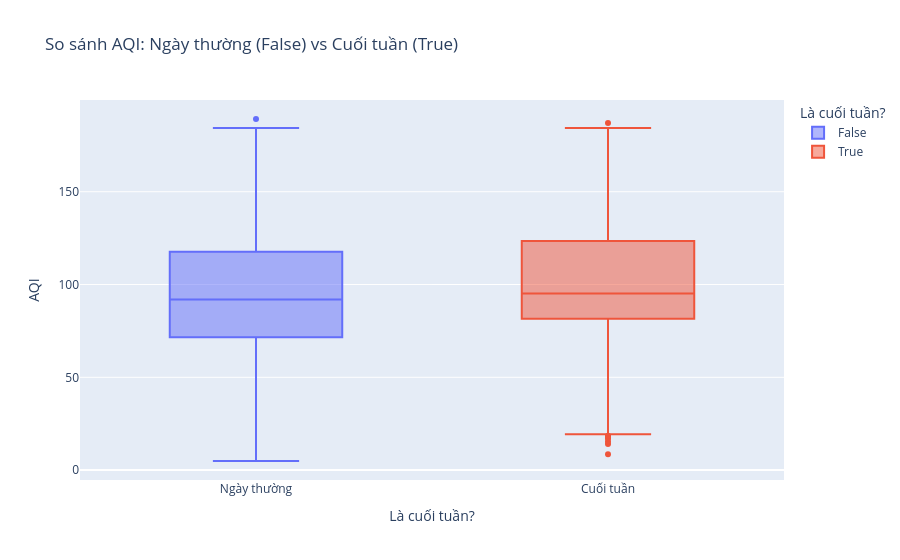

Notebook cell for this chart:
### Code cell
# Vẽ ma trận tương quan bằng Seaborn (đẹp hơn để chụp ảnh cho báo cáo nếu cần)
plt.figure(figsize=(8, 6))
sns.heatmap(df[cols].corr(), annot=True, cmap='coolwarm', fmt=".2f", vmin=-1, vmax=1)
plt.title('Ma trận tương quan giữa AQI và các biến số')
plt.show()

# Vẽ biểu đồ so sánh cuối tuần
fig_weekend = px.box(
    df, 
    x='IsWeekend', 
    y='AQI', 
    color='IsWeekend',
    title='So sánh AQI: Ngày thường (False) vs Cuối tuần (True)',
    labels={'IsWeekend': 'Là cuối tuần?', 'AQI': 'AQI'}
)
fig_weekend.update_xaxes(ticktext=['Ngày thường', 'Cuối tuần'], tickvals=[False, True])
fig_weekend.show()

### Figure 1 — Plotly figure (JSON) as saved in the notebook; plotly's stock layout.template omitted (floating-point values rounded to 4 significant figures; data arrays with more than 128 entries replaced by an {"elided": "..."} marker saying what was removed)
{"data": [{"alignmentgroup": "True", "hovertemplate": "Là cuối tuần?=%{x}<br>AQI=%{y}<extra></extra>", "legendgroup": "False", "marker": {"color": "#636efa"}, "name": "False", "notched": false, "offsetgroup": "False", "orientation": "v", "showlegend": true, "type": "box", "x": {"elided": "6249 bool values"}, "x0": " ", "xaxis": "x", "y": {"elided": "6249 float values"}, "y0": " ", "yaxis": "y"}, {"alignmentgroup": "True", "hovertemplate": "Là cuối tuần?=%{x}<br>AQI=%{y}<extra></extra>", "legendgroup": "True", "marker": {"color": "#EF553B"}, "name": "True", "notched": false, "offsetgroup": "True", "orientation": "v", "showlegend": true, "type": "box", "x": {"elided": "2482 bool values"}, "x0": " ", "xaxis": "x", "y": {"elided": "2482 float values"}, "y0": " ", "yaxis": "y"}], "layout": {"boxmode": "overlay", "legend": {"title": {"text": "Là cuối tuần?"}, "tracegroupgap": 0}, "title": {"text": "So sánh AQI: Ngày thường (False) vs Cuối tuần (True)"}, "xaxis": {"anchor": "y", "categoryarray": [false, true], "categoryorder": "array", "domain": [0, 1], "ticktext": ["Ngày thường", "Cuối tuần"], "tickvals": [false, true], "title": {"text": "Là cuối tuần?"}}, "yaxis": {"anchor": "x", "domain": [0, 1], "title": {"text": "AQI"}}}}
